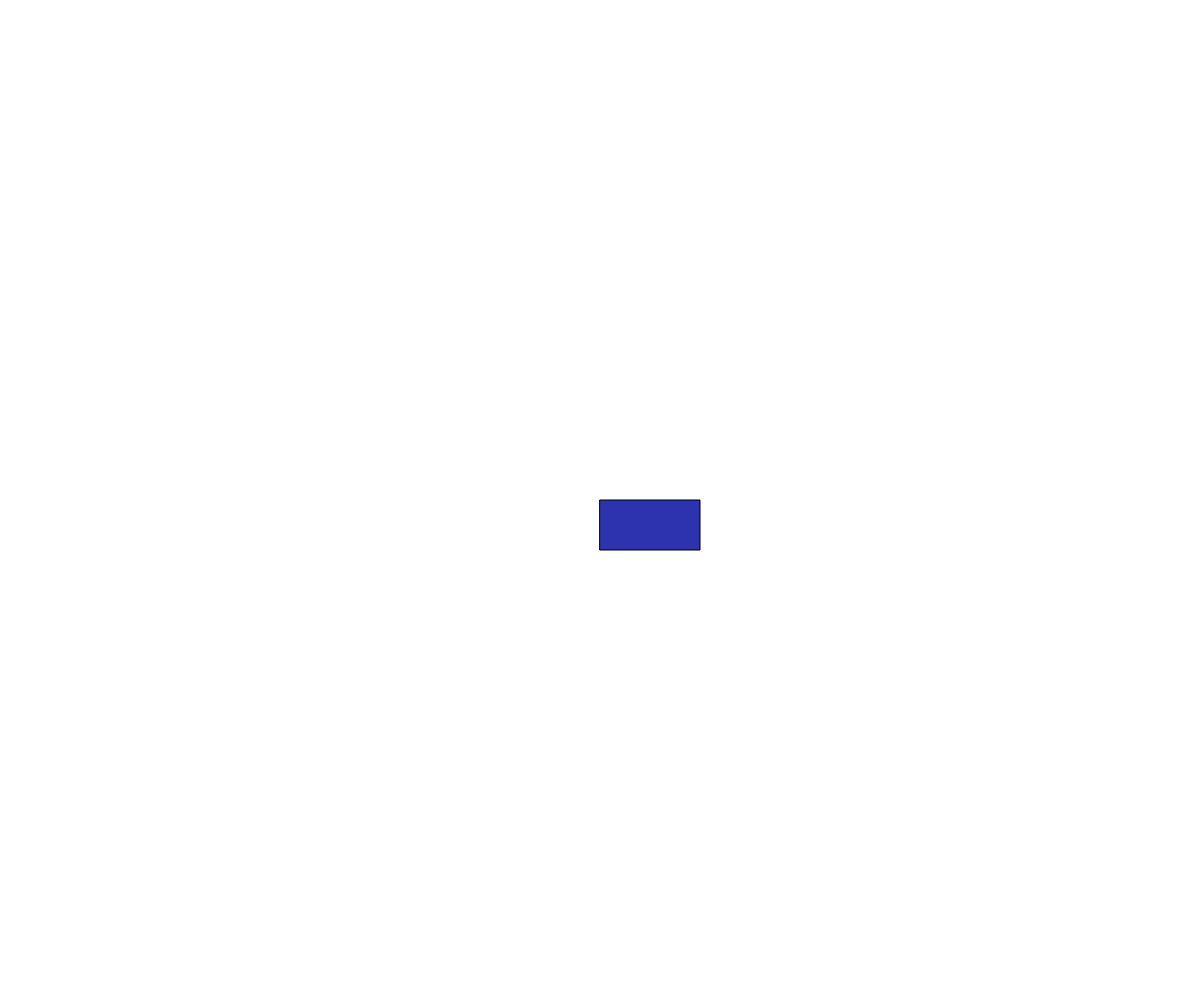
Frame 1 (no input)
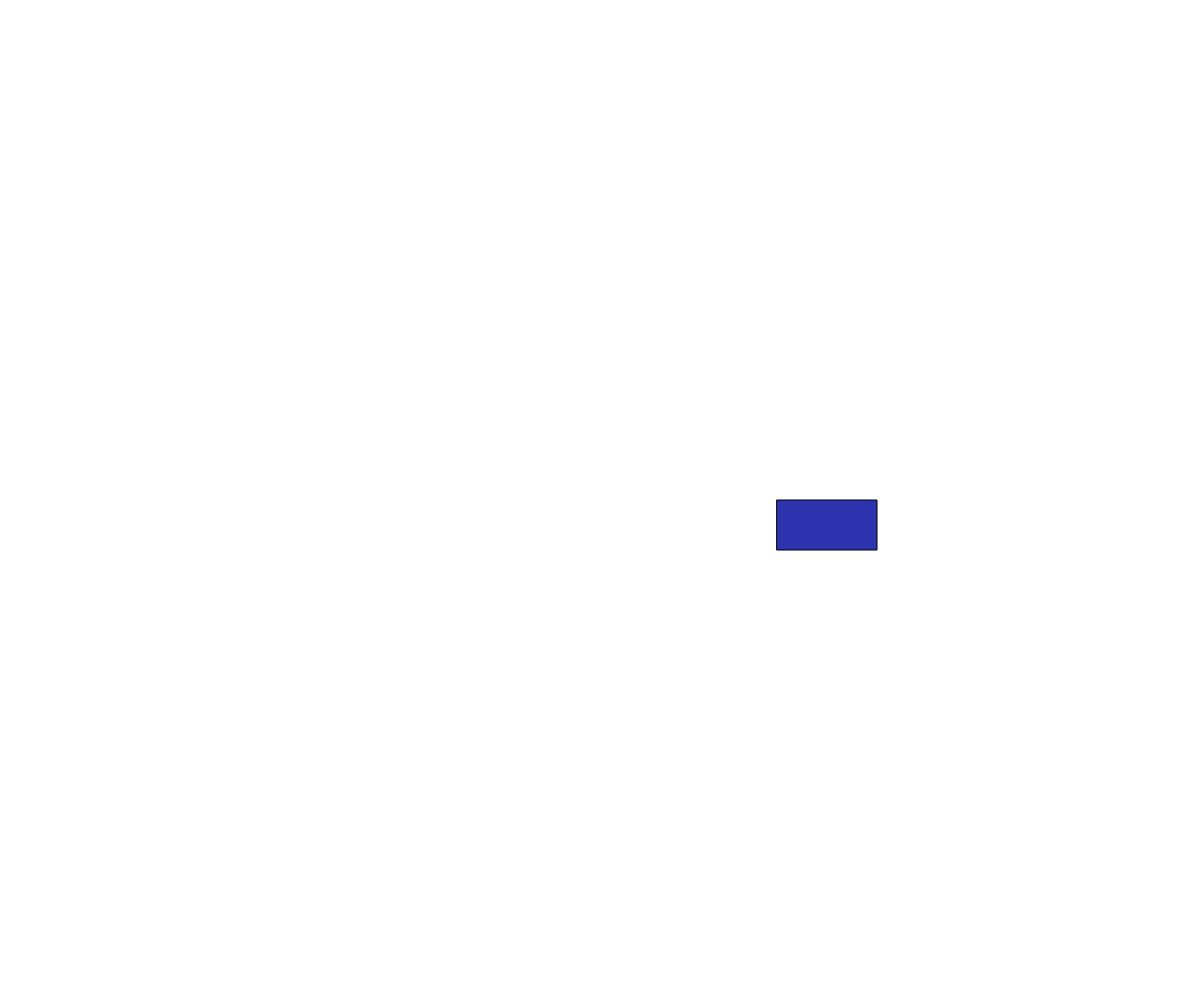
Frame 60 (no input)
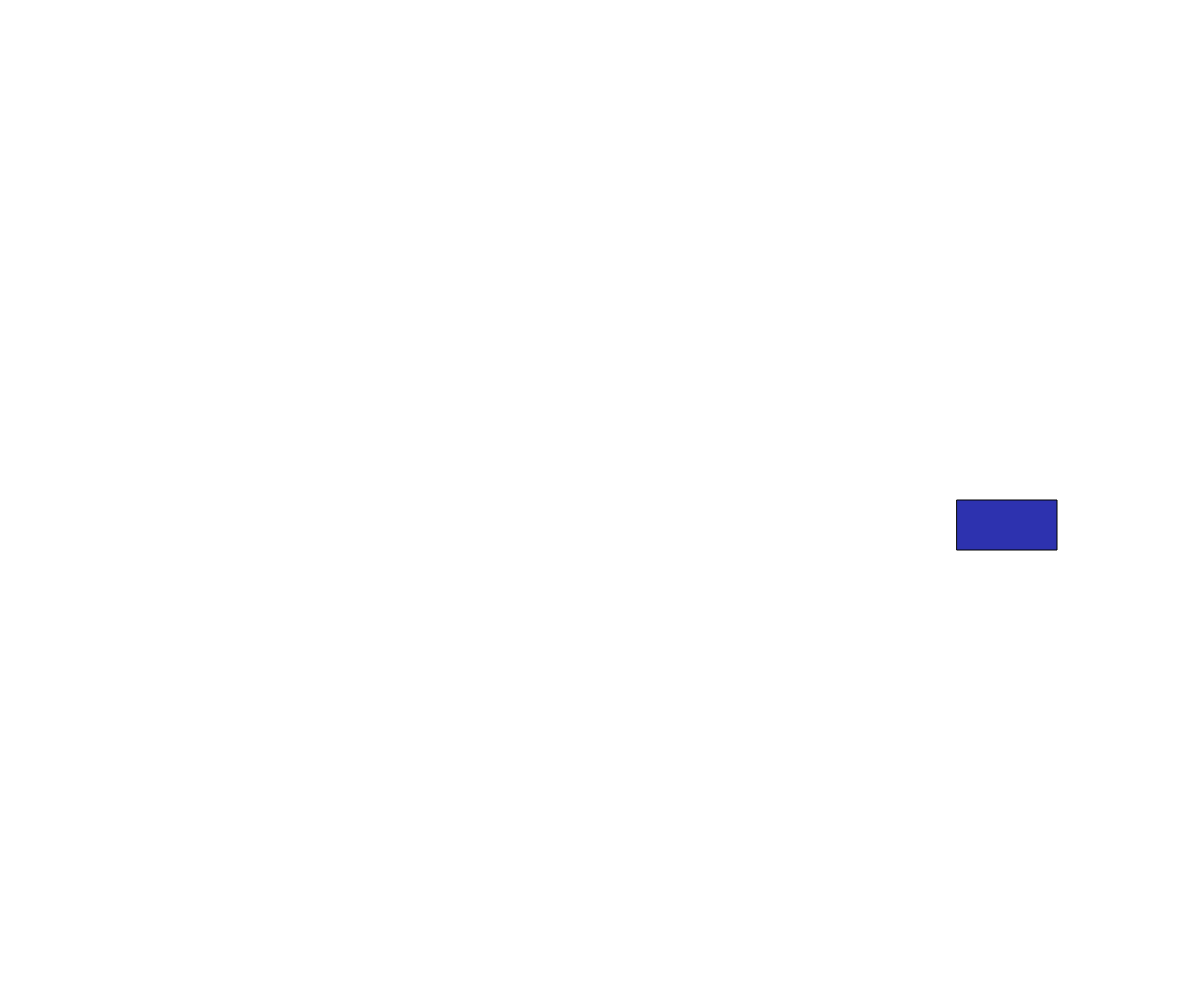
Frame 120 (the mouse pressed at the canvas centre since frame 60)

The p5.js sketch that drew these frames (run headless with seeded random() and noise() and a simulated clock; from frame 60 on, the mouse is pressed at the canvas centre):

// p5.js sketch
// ── sketch.js
// Project Title
// Your Name
// Date
//
// Extra for Experts:
// - describe what you did to take this project "above and beyond"

let x;
let dx;

function setup() {
  createCanvas(windowWidth, windowHeight);
  x = width/2;
  dx = 3;
}

function draw() {
  background(255);
  fill(45, 50, 175);
  rect(x, height/2, 100, 50);
  if (x + 100 > width || x < 0){
    dx = dx * -1;
  }
  x += dx;
}
